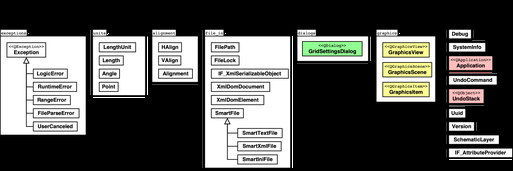
#> input picture data_models/53_LibrePCB/classdiagram_common.png, 513 x 171 px, shrunk from 2948 x 982 before the run, given in place of uml.png, which was not available
$ jupyter execute parse_model.ipynb   (text cells are left out)
#> lines starting #> are read from the running program, lines starting #| are printed output that depends on the picture; after the words box and inside, x2 and y2 are one past the last pixel; in counts of white or black regions, pixels touching at a corner belong together; pictures that were not available may be replaced by others from this repository, and a replacement may not be noted
[cell 1]
# how do we handle svg files?
#by using imageio, pillow & cairosvg libraries

#!pip install pillow cairosvg imageio (in terminal)

#Converting SVG to PNG/JPEG using CairoSVG


# Convert SVG to PNG
import os
import cairosvg

# Define the directory containing SVG files
input_directory = '/Users/elifnazduman/Desktop/E.D ÖZEL/python/uml-parser/data_models/53_LibrePCB'
output_directory = '/Users/elifnazduman/Desktop/E.D ÖZEL/python/uml-parser/data_models/53_LibrePCB'

# Ensure the output directory exists
os.makedirs(output_directory, exist_ok=True)

# Iterate over all files in the input directory
for filename in os.listdir(input_directory):
    if filename.lower().endswith('.svg'):
        svg_path = os.path.join(input_directory, filename)
        output_filename = os.path.splitext(filename)[0] + '.png'
        output_png_path = os.path.join(output_directory, output_filename)

        # Convert SVG to PNG
        cairosvg.svg2png(url=svg_path, write_to=output_png_path)
        print(f"Converted {svg_path} to {output_png_path}")

print("All SVG files have been converted to PNG.")

[cell 2]
#Convert gif to png

import os
import imageio

# Define the directory containing GIF files
input_directory = '/Users/elifnazduman/Desktop/E.D ÖZEL/python/uml-parser/data_models/18_google-api-python-client'
output_directory = '/Users/elifnazduman/Desktop/E.D ÖZEL/python/uml-parser/data_models/18_google-api-python-client'

# Ensure the output directory exists
os.makedirs(output_directory, exist_ok=True)

# Iterate over all files in the input directory
for filename in os.listdir(input_directory):
    if filename.lower().endswith('.gif'):
        gif_path = os.path.join(input_directory, filename)
        output_filename = os.path.splitext(filename)[0] + '.png'
        output_png_path = os.path.join(output_directory, output_filename)

        # Convert GIF to PNG
        gif = imageio.mimread(gif_path)
        imageio.mimsave(output_png_path, gif, format='PNG')
        print(f"Converted {gif_path} to {output_png_path}")

print("All GIF files have been converted to PNG.")

[cell 3]
# parsing code to extract JSON from UML diagrams

[cell 4]
#first, run uml_parser.py and then image_to_text.py

[cell 5]
import numpy as np
import matplotlib.pyplot as plt
import cv2
import os
image_path = 'uml.png'
y_tolerance = 15
def save_list_to_txt(data, filename):
    with open(filename, mode='w') as file:
        for row in data:
            line = '\t'.join(map(str, row))
            file.write(line + '\n')


def angle_cos(p0, p1, p2):
    d1, d2 = (p0 - p1).astype(np.float32), (p2 - p1).astype(np.float32)
    return abs(np.dot(d1, d2) / np.sqrt(np.dot(d1, d1) * np.dot(d2, d2)))


def find_squares(img):
    img = cv2.GaussianBlur(img, (5, 5), 0)
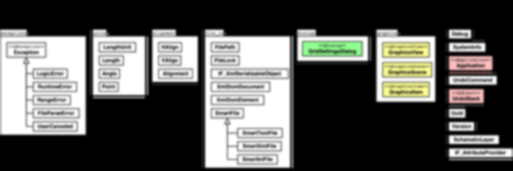
#> img: shape (171, 513, 3); mean B, G, R 85, 87.7, 87.6
    squares = []
    for gray in cv2.split(img):
        for thrs in range(0, 255, 26):
            if thrs == 0:
                bin = cv2.Canny(gray, 0, 50, apertureSize=5)
                bin = cv2.dilate(bin, None)
            else:
                _retval, bin = cv2.threshold(gray, thrs, 255, cv2.THRESH_BINARY)
            contours, _hierarchy = cv2.findContours(bin, cv2.RETR_LIST, cv2.CHAIN_APPROX_SIMPLE)
            for cnt in contours:
                cnt_len = cv2.arcLength(cnt, True)
                cnt = cv2.approxPolyDP(cnt, 0.02 * cnt_len, True)
                if len(cnt) == 4 and cv2.contourArea(cnt) > 1000 and cv2.isContourConvex(cnt):
                    cnt = cnt.reshape(-1, 2)
                    max_cos = np.max([angle_cos(cnt[i], cnt[(i + 1) % 4], cnt[(i + 2) % 4]) for i in range(4)])
                    if max_cos < 0.1:
                        squares.append(cnt)
#> this loop made 3 passes
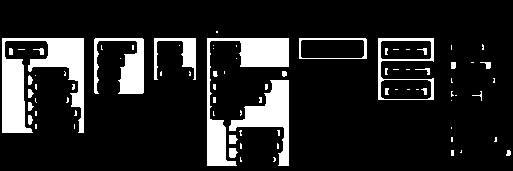
#> bin: shape (171, 513); 13.9% white; 82 white regions (57 under 20 px), largest, box (x1, y1, x2, y2) and area: (2, 38, 84, 133) 3664, (207, 38, 289, 166) 2666, (229, 80, 289, 166) 1874
    return squares

rectangles = find_squares(cv2.imread(image_path))

def merge_rectangles(squares, proximity_threshold=10, epsilon=1e-6):
#> called with proximity_threshold = 10, epsilon = 1e-06
    def are_rectangles_close(rect1, rect2, threshold):
        edges1 = [rect1[i:i + 2] for i in range(4)] + [rect1[0:1]]
        edges2 = [rect2[i:i + 2] for i in range(4)] + [rect2[0:1]]

        for edge1 in edges1:
            for edge2 in edges2:
                dist = min(np.linalg.norm(p1 - p2) for p1 in edge1 for p2 in edge2)
                if dist <= threshold + epsilon:
                    return True
        return False

    def merge_two_rectangles(rect1, rect2):
        all_points = np.vstack((rect1, rect2))
        x_min, y_min = np.min(all_points, axis=0)
        x_max, y_max = np.max(all_points, axis=0)

        return np.array([
            [x_min, y_min],
            [x_max, y_min],
            [x_max, y_max],
            [x_min, y_max]
        ])

    merged = sorted(squares, key=lambda r: np.prod(np.ptp(r, axis=0)), reverse=True)
    i = 0
    while i < len(merged):
        j = i + 1
        merged_this_iteration = False
        while j < len(merged):
            if are_rectangles_close(merged[i], merged[j], proximity_threshold):
                merged[i] = merge_two_rectangles(merged[i], merged[j])
                merged.pop(j)
                merged_this_iteration = True
            else:
                j += 1
        if not merged_this_iteration:
            i += 1
#> this loop made 12 passes

    return merged

def draw_rectangles(image_path, rectangles):
    image = cv2.imread(image_path)
    image_height, image_width = image.shape[:2]

    cropped_dir = "cropped_images"
    os.makedirs(cropped_dir, exist_ok=True)

    for i, rect in enumerate(rectangles):
        pts = rect.astype(np.int32)
        x_min, y_min = np.min(pts, axis=0)
        x_max, y_max = np.max(pts, axis=0)

        if not (x_min == 0 and y_min == 0 and x_max == image_width and y_max == image_height):
            padding = 20
            y_min_crop = max(0, y_min - padding)
            y_max_crop = min(image_height, y_max + padding)
            x_min_crop = max(0, x_min - padding)
            x_max_crop = min(image_width, x_max + padding)

            cropped_image = image[y_min_crop:y_max_crop, x_min_crop:x_max_crop]
            cropped_image_path = os.path.join(cropped_dir, f"cropped_{i}.png")
            cv2.imwrite(cropped_image_path, cropped_image)
            print(f"Cropped image saved to {cropped_image_path}")

            cv2.polylines(image, [pts], isClosed=True, color=(0, 255, 0), thickness=2)

    plt.figure(figsize=(10, 10))
    plt.imshow(cv2.cvtColor(image, cv2.COLOR_BGR2RGB))
    plt.axis('off')
    plt.show()

merged_rectangles = merge_rectangles(rectangles)
print(merged_rectangles)
#> (printed output is left out)

def is_point_inside_rect(point, rect):
    x, y = point
    x_min, y_min = np.min(rect, axis=0)
    x_max, y_max = np.max(rect, axis=0)
    return x_min <= x <= x_max and y_min <= y <= y_max

def count_rectangles_inside(outer_rect, all_rectangles):
    count = 0
    for inner_rect in all_rectangles:
        if np.array_equal(outer_rect, inner_rect):
            continue
        if all(is_point_inside_rect(point, outer_rect) for point in inner_rect):
            count += 1
    return count

def remove_outer_rectangles_with_multiple_inner(rectangles):
    to_remove = set()
    num_rectangles = len(rectangles)

    for i in range(num_rectangles):
        inner_count = count_rectangles_inside(rectangles[i], rectangles)
        if inner_count > 1:
            to_remove.add(i)

    filtered_rectangles = [rect for idx, rect in enumerate(rectangles) if idx not in to_remove]
    return filtered_rectangles

filtered_rectangles = remove_outer_rectangles_with_multiple_inner(merged_rectangles)

def is_point_inside_rect(point, rect):
    x, y = point
    x_min, y_min = np.min(rect, axis=0)
    x_max, y_max = np.max(rect, axis=0)
    return x_min <= x <= x_max and y_min <= y <= y_max

def is_rectangle_inside(inner_rect, outer_rect):
    return all(is_point_inside_rect(point, outer_rect) for point in inner_rect)

def remove_inner_rectangles(rectangles):
    to_remove = set()
    num_rectangles = len(rectangles)

    for i in range(num_rectangles):
        for j in range(num_rectangles):
            if i != j and is_rectangle_inside(rectangles[i], rectangles[j]):
                to_remove.add(i)

    filtered_rectangles = [rect for idx, rect in enumerate(rectangles) if idx not in to_remove]
    return filtered_rectangles
f2iltered_rectangles = remove_inner_rectangles(filtered_rectangles)
#----------------------------------------------------

def find_close_rectangles(rectangles, y_tolerance=10, x_tolerance=10):
#> called with y_tolerance = 15, x_tolerance = 10
    close_pairs = []
    for i, rect1 in enumerate(rectangles):
        for j, rect2 in enumerate(rectangles):
            if i < j:
                y_close = any(abs(point1[1] - point2[1]) <= y_tolerance for point1 in rect1 for point2 in rect2)
                x_close = any(abs(point1[0] - point2[0]) <= x_tolerance for point1 in rect1 for point2 in rect2)
                if y_close and x_close:
                    close_pairs.append((i, j))
#> this loop made 5 passes
#> rect1 on passes 1 to 5: [[203, 28], [368, 28], [368, 168], [203, 168]], [[0, 28], [86, 28], [86, 135], [0, 135]], [[377, 36], [434, 36], [434, 100], [377, 100]], [[94, 37], [143, 37], [143, 93], [94, 93]], [[153, 36], [196, 36], [196, 80], [153, 80]]
    return close_pairs

def merge_rectangles(rect1, rect2):
    min_x = min(np.min(rect1[:, 0]), np.min(rect2[:, 0]))
    max_x = max(np.max(rect1[:, 0]), np.max(rect2[:, 0]))
    min_y = min(np.min(rect1[:, 1]), np.min(rect2[:, 1]))
    max_y = max(np.max(rect1[:, 1]), np.max(rect2[:, 1]))
    return np.array([[min_x, min_y], [max_x, min_y], [max_x, max_y], [min_x, max_y]], dtype=np.int32)

def merge_close_rectangles2(rectangles, y_tolerance, x_tolerance=10):
    close_pairs = find_close_rectangles(rectangles, y_tolerance, x_tolerance)
    merged_rectangles = []
    merged_indices = set()

    for i, j in close_pairs:
        if i not in merged_indices and j not in merged_indices:
            merged_rect = merge_rectangles(rectangles[i], rectangles[j])
            merged_rectangles.append(merged_rect)
            merged_indices.add(i)
            merged_indices.add(j)
#> this loop made 4 passes
#> j on passes 1, 4: 2, 4
#> j on passes 2 to 3: 4, 3

    for k in range(len(rectangles)):
        if k not in merged_indices:
            merged_rectangles.append(rectangles[k])
#> this loop made 5 passes

    return merged_rectangles

last_rect=merge_close_rectangles2(f2iltered_rectangles,y_tolerance)
#----------------------------------------------------
print(filtered_rectangles)
#> (printed output is left out)
print("merged:", len(merged_rectangles))
#| merged: 6
print("filtered:", len(filtered_rectangles))
#| filtered: 6
print("filtered2:", len(f2iltered_rectangles))
#| filtered2: 5
print("last_rect:", len(last_rect))
#| last_rect: 3

for rect in filtered_rectangles:
    print(rect)
#> this loop made 6 passes
#> (printed output is left out)
draw_rectangles(image_path, last_rect)
#> in draw_rectangles, image is the input picture: shape (171, 513, 3); mean B, G, R 84.9, 87.6, 87.5
#> the loop in draw_rectangles, `for i, rect in enumerate(rectangles):` made 3 passes
#> rect on passes 1 to 3: [[203, 28], [434, 28], [434, 168], [203, 168]], [[0, 28], [143, 28], [143, 135], [0, 135]], [[153, 36], [196, 36], [196, 80], [153, 80]]
#| Cropped image saved to cropped_images/cropped_0.png
#| Cropped image saved to cropped_images/cropped_1.png
#| Cropped image saved to cropped_images/cropped_2.png
#> pass 1, in draw_rectangles, `cropped_image = image[y_min_crop:y_max_crop, x_min_crop:x_max_crop]`:
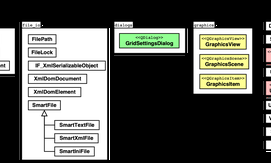
#> cropped_image: shape (163, 271, 3); mean B, G, R 87.5, 92.9, 91.4
#> pass 2, in draw_rectangles, `cropped_image = image[y_min_crop:y_max_crop, x_min_crop:x_max_crop]`:
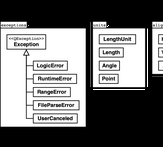
#> cropped_image: shape (147, 163, 3); min 0, max 255, mean 117
#> pass 3, in draw_rectangles, `cropped_image = image[y_min_crop:y_max_crop, x_min_crop:x_max_crop]`:
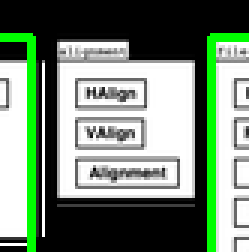
#> cropped_image: shape (84, 83, 3) (shown 3 times larger); mean B, G, R 116.9, 135, 116.9
#> after the loop in draw_rectangles, `for i, rect in enumerate(rectangles):`:
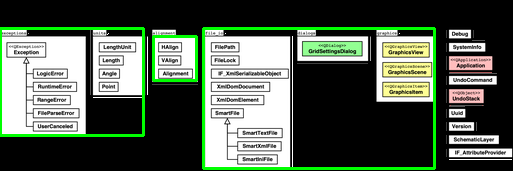
#> image: shape (171, 513, 3); 4.71% of pixels changed, all inside (x1, y1, x2, y2) = (0, 27, 436, 170)

[cell 6]
import os
import cv2
import pytesseract

# Tesseract binary path for Windows
# pytesseract.pytesseract.tesseract_cmd = r'C:\Program Files\Tesseract-OCR\tesseract.exe'
pytesseract.pytesseract.tesseract_cmd = r'/opt/homebrew/bin/tesseract'


def preprocess_image(image_path):
    image = cv2.imread(image_path)
    if image is None:
        raise FileNotFoundError(f"Image Path {image_path} not found or could not be loaded.")

    gray = cv2.cvtColor(image, cv2.COLOR_BGR2GRAY)
    edged = cv2.Canny(gray, 50, 200)
    return edged, image


def detect_rectangles(edged):
    contours, _ = cv2.findContours(edged, cv2.RETR_TREE, cv2.CHAIN_APPROX_SIMPLE)
    rectangles = [cv2.boundingRect(c) for c in contours if cv2.contourArea(c) > 1000]
    return rectangles


def extract_text_from_rectangles(rectangles, image):
    classes = []
    for rect in rectangles:
        x, y, w, h = rect
        roi = image[y:y + h, x:x + w]
        text = pytesseract.image_to_string(roi, config='--psm 6')
        if text.strip():
            classes.append(text.strip())
    return classes


def clean_text(text):
    lines = text.split('\n')
    cleaned_lines = []
    for line in lines:
        cleaned_line = line.strip()
        if cleaned_line:
            cleaned_lines.append(cleaned_line)
    return cleaned_lines


def generate_plantuml(classes):
    plantuml_syntax = "@startuml\n"
    seen_classes = set()
    for class_text in classes:
        lines = clean_text(class_text)
        if lines:
            class_name = lines[0]
            if class_name.startswith('<') and class_name.endswith('>'):
                if len(lines) > 1:
                    class_name = lines[1]
                    lines = lines[1:]
                else:
                    continue
            if len(class_name) == 3 and len(lines) == 1:
                continue
            if class_name in seen_classes:
                continue
            seen_classes.add(class_name)
            plantuml_syntax += f"class {class_name} {{\n"
            for attribute in lines[1:]:
                plantuml_syntax += f"  {attribute}\n"
            plantuml_syntax += "}\n"
    plantuml_syntax += "@enduml"
    return plantuml_syntax


def process_directory(directory_path):
    all_classes = []
    for filename in os.listdir(directory_path):
        image_path = os.path.join(directory_path, filename)
        if os.path.isfile(image_path) and image_path.lower().endswith(('.png', '.jpg', '.jpeg')):
            try:
                edged, image = preprocess_image(image_path)
                rectangles = detect_rectangles(edged)
                classes = extract_text_from_rectangles(rectangles, image)
                if classes:
                    all_classes.append(classes[0])  # Her resim dosyası için sadece bir sınıf


                os.remove(image_path)
                print(f"{image_path} deleted.")

            except FileNotFoundError as e:
                print(e)
    return all_classes


directory_path = "cropped_images"

if not os.path.isdir(directory_path):
    raise FileNotFoundError(f"Directory {directory_path} not found.")

all_classes = process_directory(directory_path)
plantuml_syntax = generate_plantuml(all_classes)
print(plantuml_syntax)

output_path = os.path.join(directory_path, "output.puml")
with open(output_path, "w") as f:
    f.write(plantuml_syntax)
